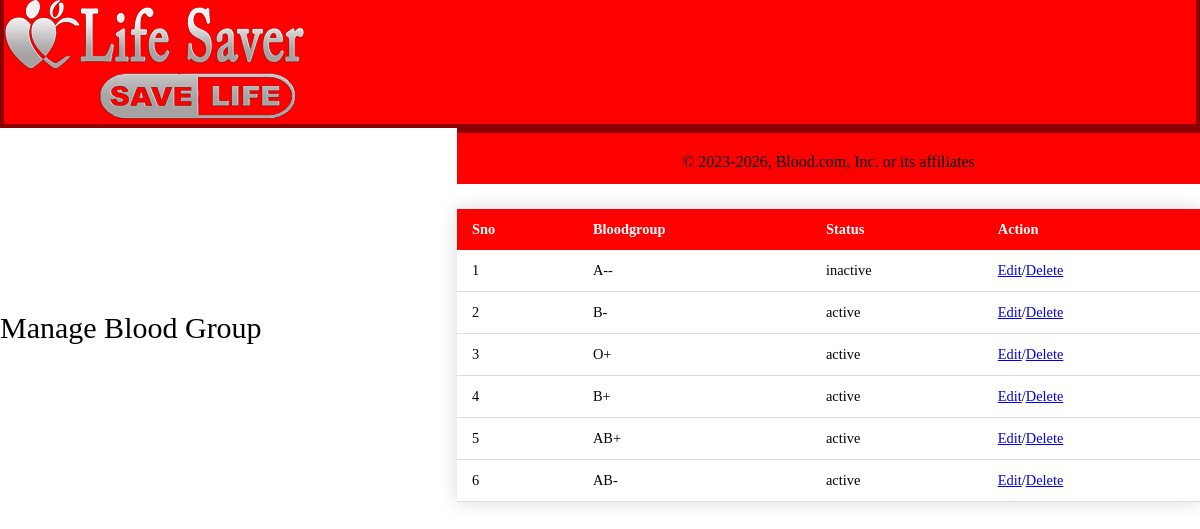
The page /admin/action/addbloodgroup.php on the database its author committed.
### tables this page shows
CREATE TABLE `bloodgroup_table` (
  `sno` int(100) NOT NULL,
  `bloodgroup` varchar(100) NOT NULL,
  `status` varchar(200) NOT NULL
);

### class_function/class_crud.php (called while the page is built, shortened)
<?php
class allclass
{
    public $conn;
    public function __construct()
    {
        $this->conn = mysqli_connect('localhost', 'root', '', 'employee');
    }
    function selectfun($table1 = NULL, $var = NULL)
    {
        $sql = "SELECT * FROM " . $table1 . " WHERE ";
        if ($var != NULL) {
            $sql .= $var;
        } else {
            $sql .= "1";
        }
        $sqlconn = mysqli_query($this->conn, $sql);
        return $sqlconn;
    }
}
$obj = new allclass();
?>

### admin/action/addbloodgroup.php (the view, shortened to what this page needs)
<!doctype html>
<html>
<head>
    <link rel="stylesheet" href="../css/addbloodgrp.css">
</head>
<body>
    <?php
    include("header.php");
    ?>
    <div class="section">
        <div class="container">
            <div class="main-section">
                <div class="section-1">
                    <div class="add-class">
                        <a >Manage Blood Group</a>
                    </div>
                </div>
                <div class="main-section2">
                    <div class="section-2-1">
                        <div class="data">
                            <?php
                         include("../../class_function/class_crud.php");
                            $table1 = "bloodgroup_table";
                            $result = $obj->selectfun($table1);
                            $str = "";
                            $number=1;
                            $str .= "<table class='content-table'><thead><tr>
                                        <th>Sno</th>
                                        <th>Bloodgroup</th>
                                        <th>Status</th>
                                        <th>Action</th>
                                        </thead></tr>";
                            while ($res = mysqli_fetch_assoc($result)) {
                                $str .= "<tbody><tr>";
                                $str.="<td> ".$number."</td>";
                                $number++;
                                $str .= "<td> " . $res['bloodgroup'] . "</td>";
                                $str .= "<td> " . $res['status'] . "</td>";
                                $str .= "<td> " . "<a href='update_blood.php?sno=$res[sno]'>Edit</a>" . "/" . "<a href='delete_blood.php?sno=$res[sno]' class='del'>Delete</a>" . "</td>";
                                $str .= "</tr></tbody>";
                            }
                            echo $str;
                            ?>
                        </div>
                    </div>
                </div>
            </div>
        </div>
    </div>
   <?php
   include("footer.php");
   ?>
</body>
</html>

### admin/css/addbloodgrp.css (style rules this page uses)
* { margin: 0; padding: 0; box-sizing: border-box; }
.add-class a { text-decoration: none; color: black; font-size: 30px; }
.main-section { display: flex; justify-content: space-between; align-items: center; }
.content-table { border-collapse: collapse; margin: 25px 0; font-size: 0.9em; min-width: 743px; border-radius: 5px 5px 0 0; box-shadow: 0 0 20px rgba(0, 0, 0, 0.15); }
.content-table thead tr { background-color: red; color: #ffffff; text-align: left; font-weight: bold; }
.content-table th, .content-table td { padding: 12px 15px; }
.content-table tbody tr { border-bottom: 1px solid #dddddd; }

### admin/css/header.css (style rules this page uses)
* { margin: 0; padding: 0; }
.container { max-width: 1200px; margin: 0 auto; }

### rows shown on the page
bloodgroup_table: bloodgroup "A--", status "inactive"
bloodgroup_table: bloodgroup "B-", status "active"
bloodgroup_table: bloodgroup "O+", status "active"
bloodgroup_table: bloodgroup "B+", status "active"
bloodgroup_table: bloodgroup "AB+", status "active"
bloodgroup_table: bloodgroup "AB-", status "active"
